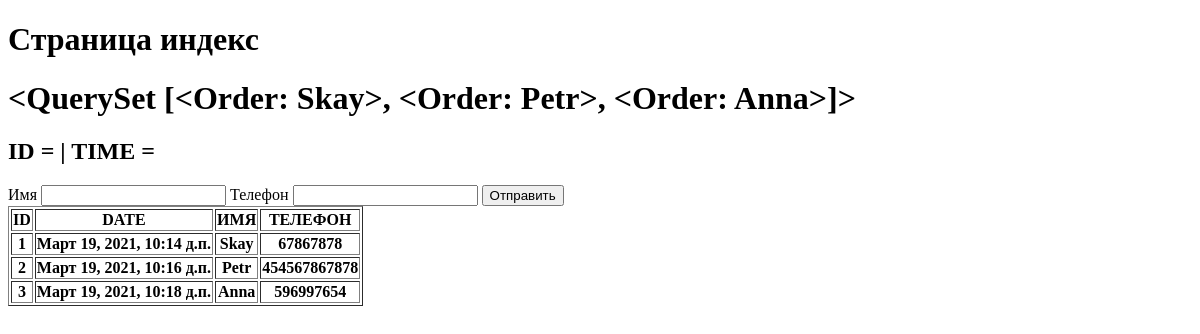
/, run on an earlier commit of the app's database.
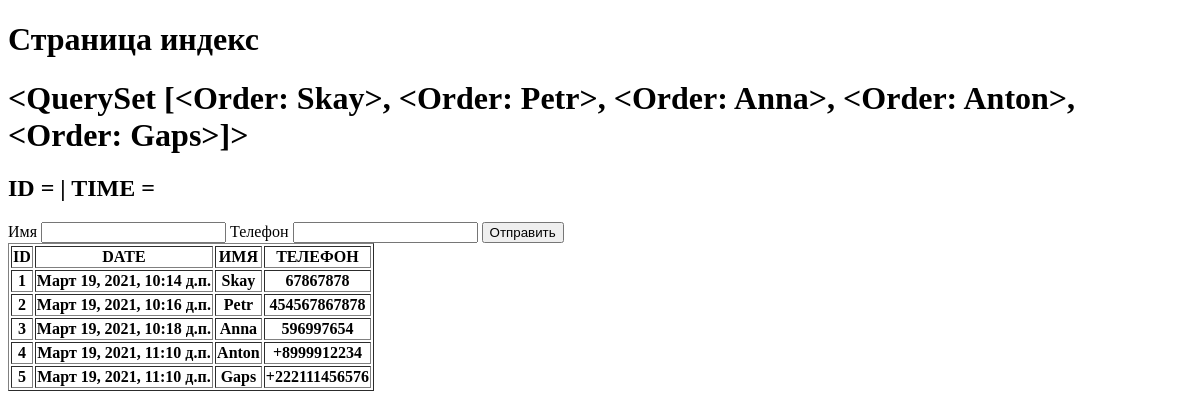
And on a later commit of the database.
### crm/models.py (models this page shows)
class Order(models.Model):
    order_date_time = models.DateTimeField(auto_now=True)
    order_name = models.CharField(max_length=200, verbose_name= 'Имя')
    order_phone = models.CharField(max_length=200, verbose_name= 'Телефон')
    def __str__(self):
        return self.order_name
    class Meta:
        verbose_name = 'Заказ'
        verbose_name_plural = 'Заказы'

### crm/views.py (the view)
# urls.py: path('', views.first_page),
def first_page(request):
    object_list = Order.objects.all()
    return render(request, './index.html', {
        'object_list' : object_list
    })

### templates/index.html (shortened to what this page needs)
<!DOCTYPE html>
<html lang="en">
<head>
</head>
<body>
    <h1>Страница индекс</h1>
<h1>{{ object_list }}</h1>
<h2>ID = {{ obj.id }} | TIME ={{ obj.order_date_time }}</h2>
    <form action="{% url 'thanks_page' %}" method="POST">
        <label>Имя</label>
        <input name="name">
        <label>Телефон</label>
        <input name="phone">
        <button type="submit">Отправить</button>
    </form>
{% if object_list %}
<table border="1">
    <tr>
        <th>ID</th>
        <th>DATE</th>
        <th>ИМЯ</th>
        <th>ТЕЛЕФОН</th>
    </tr>
 {% for obj in object_list %}
    <tr>
        <th>{{ obj.id }}</th>
        <th>{{ obj.order_date_time }}</th>
        <th>{{ obj.order_name }}</th>
        <th>{{ obj.order_phone }}</th>
    </tr>
    {% endfor %}
</table>
{% else %}
<h1>Данных нет</h1>
{% endif %}
</body>
</html>

What changed in the data, as far as the page shows it:
computed for Order "Skay": order_name.order_name "<QuerySet [<Order: Skay>, <Order: Petr>, <Order: Anna>]>" → "<QuerySet [<Order: Skay>, <Order: Petr>, <Order: Anna>, <Order: Anton>, <Order: Gaps>]>"
added Order: id "4", order_date_time "Март 19, 2021, 11:10 д.п.", order_name "Anton", order_phone "+8999912234"
added Order: id "5", order_date_time "Март 19, 2021, 11:10 д.п.", order_name "Gaps", order_phone "+222111456576"
